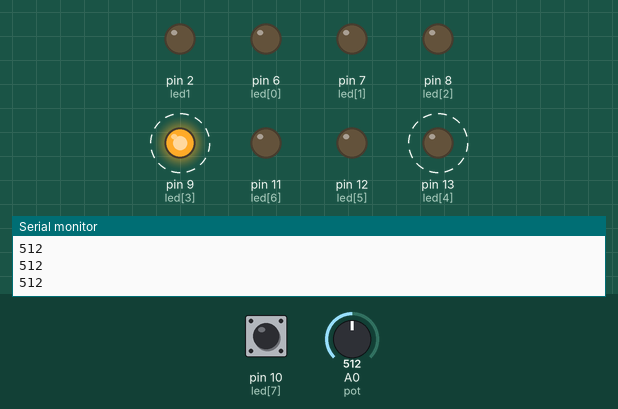
Bench run of a sketch on a simulated Arduino Uno, built with avr-gcc and run on an emulated ATmega328P. Shown: output pins drawn as LEDs (lit = HIGH), the last lines printed to the serial monitor. Dashed ring = blinking. Inputs (shaded band) come from the test bench; at power-on: A0 (pot) = 512, pin 10 (led[7]) HIGH.

Above: at 1.2 s.
1.3 s: A0 (pot) set to 490
At 2.88 s:
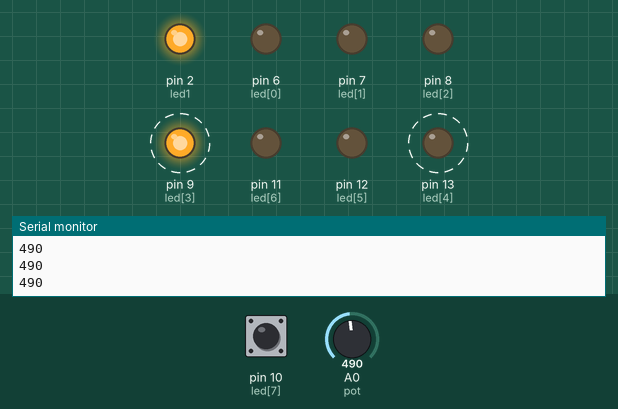
4.8 s: A0 (pot) set to 240
At 6.7 s:
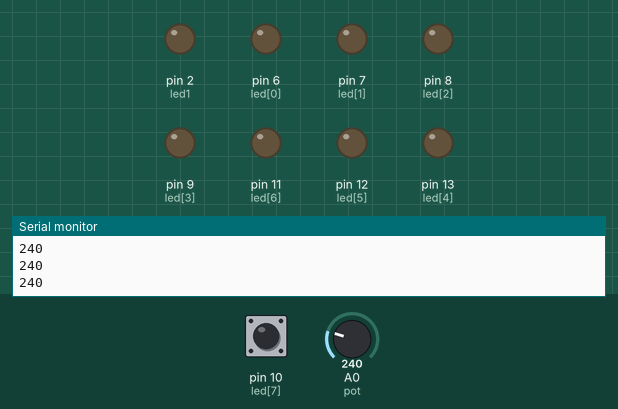
7.5 s: A0 (pot) set to 268
At 7.63 s:
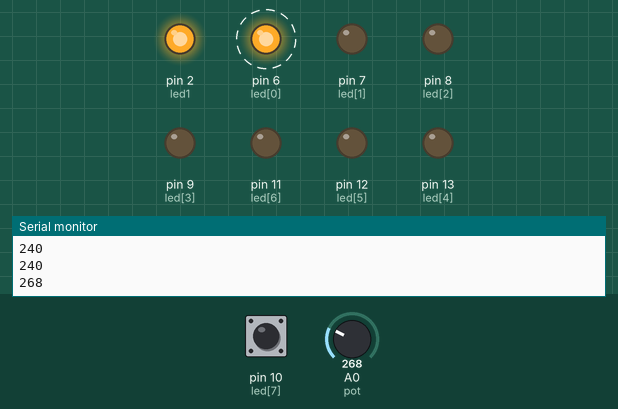
11.0 s: A0 (pot) set to 510
At 12.89 s:
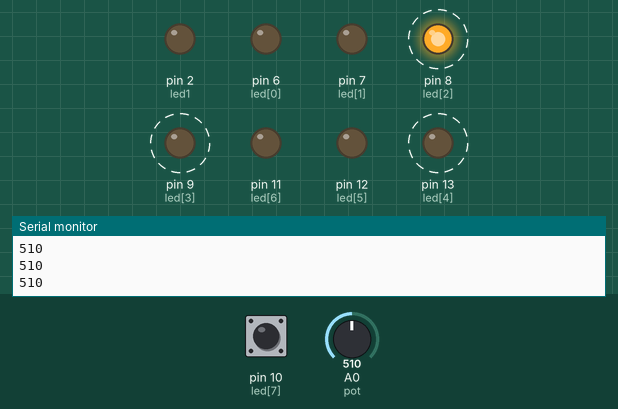
Timing chart, 0 to 15.5 s (numbered marks = the images above; inputs shaded):
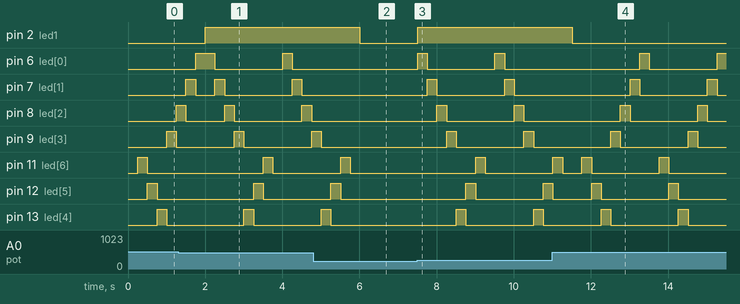

Measured:
- the behaviour switches between 250 and 251 on A0 (pot) (found by bisection; images 2 and 3)
- after the input at 1.3 s, pin 2 (led1): LOW → HIGH after 0.70 s
- after the input at 4.8 s, pin 2 (led1): HIGH → LOW after 1.2 s; pin 6 (led[0]): stays LOW (without the input it goes to HIGH after 1.2 s); pin 7 (led[1]): stays LOW (without the input it goes to HIGH after 1.5 s); pin 8 (led[2]): stays LOW (without the input it goes to HIGH after 1.7 s); pin 9 (led[3]): goes on until 5.0 s, then stays LOW
- after the input at 7.5 s, pin 2 (led1): LOW → HIGH at once; pin 6 (led[0]): alternates HIGH for 0.25 s and LOW for 1.8 s, starting at once
- after the input at 11.0 s, pin 2 (led1): HIGH → LOW after 0.51 s

The sketch:

LDR_Ver2.ino
```cpp
byte pot = A0;
int led[] = {6,7,8,9,13,12,11,10};
int led1 = 2;
int led2 = 3;
byte hasil;
int i;

void setup()
{
  for(i= 0; i<7; i++)
  {
    pinMode(led[i],OUTPUT);
  }
  pinMode(led1,OUTPUT);
  pinMode(led2,INPUT);
  Serial.begin(9600);
}

void loop() {
  hasil = analogRead(pot);
  Serial.println(analogRead(pot));

//=============================================
  if (analogRead(pot) > 250 && analogRead(pot)< 500)
  {
    i = 0;
    digitalWrite(led1, HIGH);
    digitalWrite(led2, LOW);
     while(i<=7)
     {
      digitalWrite(led[i], ! digitalRead(led[i]));
      delay(250);
      digitalWrite(led[i], LOW);
      i = i + 1;
      Serial.println(analogRead(pot));
     }
  }

//===========================================
  if (analogRead(pot)>500 && analogRead(pot)<750)
  {
     i = 7;
     digitalWrite(led2, HIGH);
     digitalWrite(led1, LOW);
     do
    {
      digitalWrite(led[i],! digitalRead(led[i]));
      delay(250);
      digitalWrite(led[i], LOW);
      i = i -1;
      Serial.println(analogRead(pot));
    }while(i>=0);
  }

  if(analogRead(pot)<250 || analogRead(pot)>750)
  {
     digitalWrite(led2, LOW);
     digitalWrite(led1, LOW);
     Serial.println(analogRead(pot));
  }

}

//     for(int i=0; i<8; i++)
//          {
//            digitalWrite(led[i], ! digitalRead(led[i]));
//            delay(250);
//            digitalWrite(led[i], LOW);
//          }
//   for(int i=7; i>=0; i--)
//           {
//            digitalWrite(led[i],! digitalRead(led[i]));
//            delay(250);
//            digitalWrite(led[i], LOW);
//           }
```
